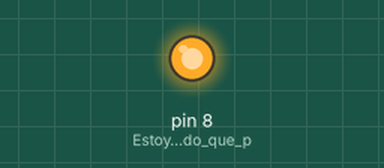
Simulated run of this sketch. Board: Arduino Uno, built with avr-gcc and run on an emulated ATmega328P. Parts: output pins drawn as LEDs (lit = HIGH).

Above: at 0.5 s.
At 4.0 s:
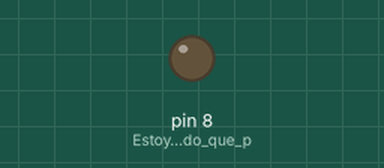
Timing chart, 0 to 6.9 s (numbered marks = the images above):
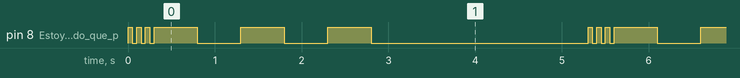

Measured:
- by itself, pin 8 (Estoy_especificando_que_p): repeats every 5.3 s: 2 × (LOW 0.05 s, HIGH 0.05 s), LOW 0.05 s, 2 × (HIGH 0.50 s, LOW 0.50 s), HIGH 0.50 s, LOW 2.5 s, HIGH 0.05 s
- by itself, everything shown: repeats every 5.3 s, in 12 steps

The sketch:

como_protoboard.ino
```cpp
void setup() {
  pinMode(8,OUTPUT); //Estoy especificando que pin voy a usar y para que;entrada y salida

}

void loop() {
  // put your main code here, to run repeatedly:
  digitalWrite(8, HIGH); //le pasamos el pin y si lo queremos prender y apagar
  delay(50);
  digitalWrite(8, LOW);
  delay(50);

  digitalWrite(8, HIGH);
  delay(50);
  digitalWrite(8, LOW);
  delay(50);

  digitalWrite(8, HIGH);
  delay(50);
  digitalWrite(8, LOW);
  delay(50);

  digitalWrite(8, HIGH); //le pasamos el pin y si lo queremos prender y apagar
  delay(500);
  digitalWrite(8, LOW);
  delay(500);

  digitalWrite(8, HIGH);
  delay(500);
  digitalWrite(8, LOW);
  delay(500);

  digitalWrite(8, HIGH);
  delay(500);
  digitalWrite(8, LOW);
  delay(500);

  delay(2000);
}
```
